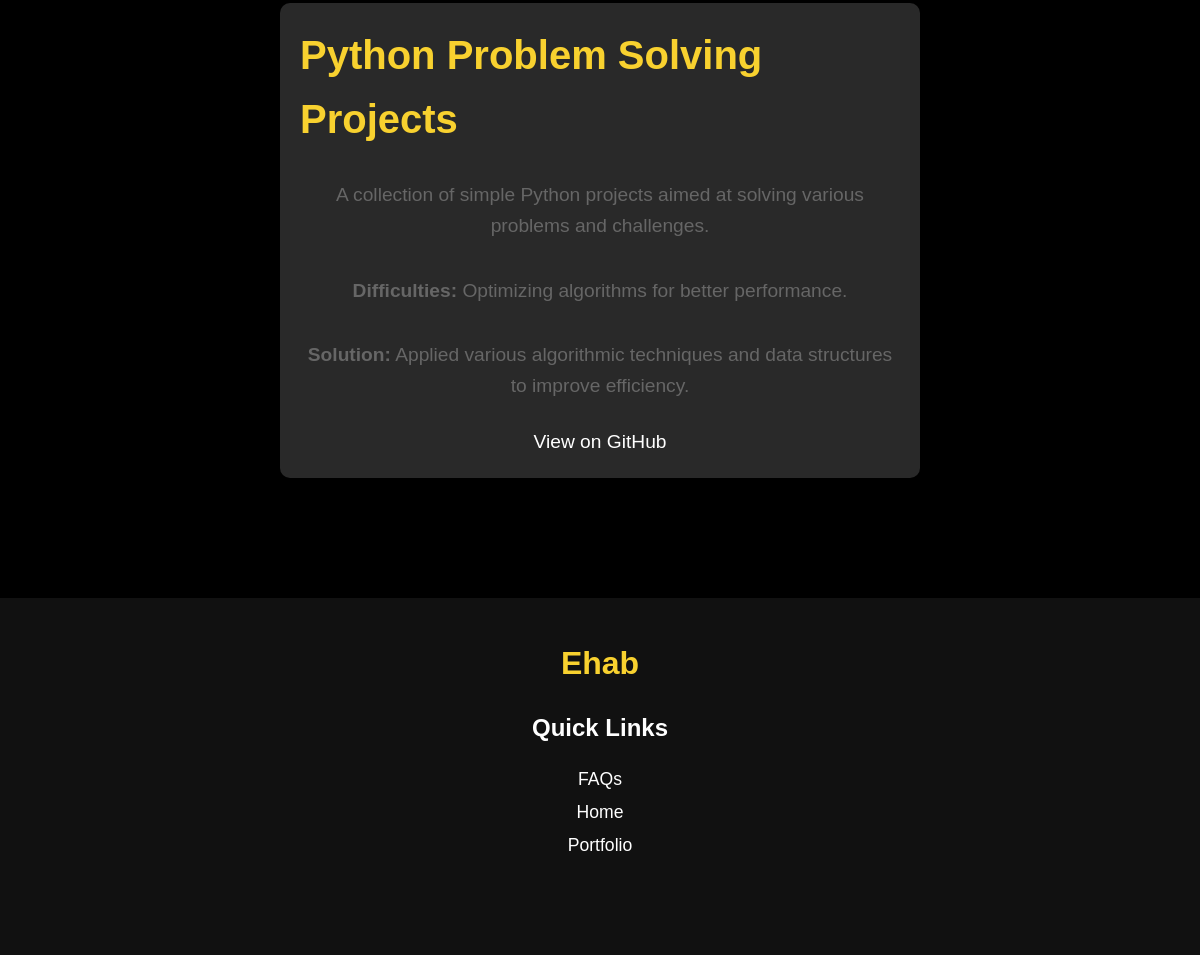
Page /projects/ (lower part) on the earlier database version.
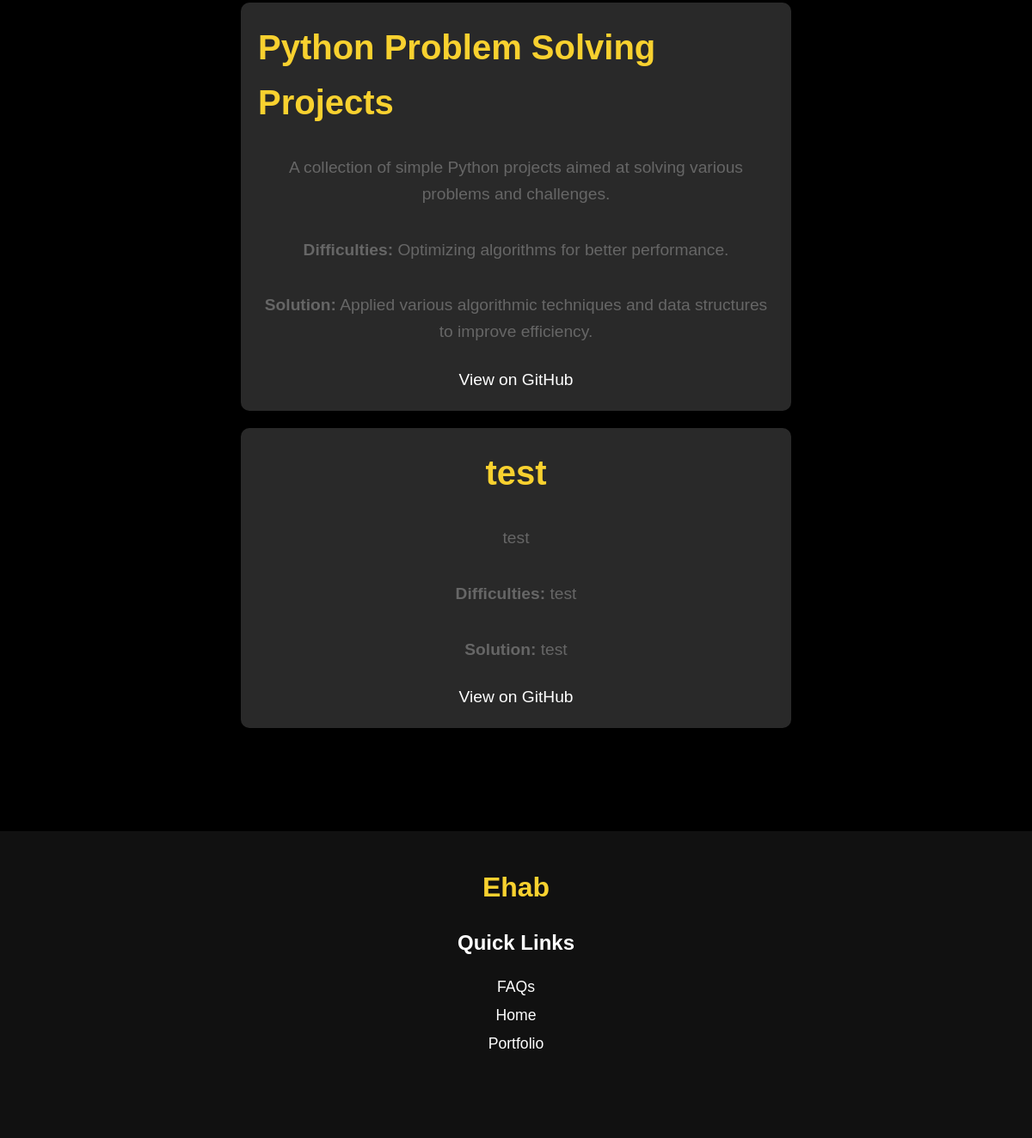
Same page on the later database version.
### projects/models.py (models this page shows, shortened)
class Project(models.Model):
    title = models.CharField(max_length=266)
    descriptions = models.TextField(max_length=500)
    difficulties = models.CharField(max_length=266, blank=True, null=True)
    solution = models.CharField(max_length=266, blank=True, null=True)
    link = models.CharField(max_length=266, blank=True, null=True)
    deployment_link = models.URLField(max_length=266, blank=True, null=True)  # New field for deployment link
    image = models.ImageField(upload_to='projects/%Y/%m/%d/', blank=True, null=True)

### projects/views.py (the view)
# urls.py: path('projects/', include('projects.urls')),
def projects(request):
    projects = Project.objects.all()
    return render(request, 'projects.html', {'projects': projects})

### projects/templates/projects.html (shortened to what this page needs)
{% extends "base.html" %}
{% load static %}
{% block content %}
<div class="projects-container">
    {% for project in projects %}
        <div class="project-card">
            <h2>{{ project.title }}</h2>
            <p>{{ project.descriptions }}</p>
            <p>
                <strong>Difficulties:</strong> {{ project.difficulties }}
            </p>
            <p>
                <strong>Solution:</strong> {{ project.solution }}
            </p>
            <a href="{{ project.link }}" target="_blank">View on GitHub</a>
        </div>
    {% endfor %}
</div>
{% endblock %}

Differences in the rows shown:
added Project: title "test", descriptions "test", difficulties "test", solution "test"
